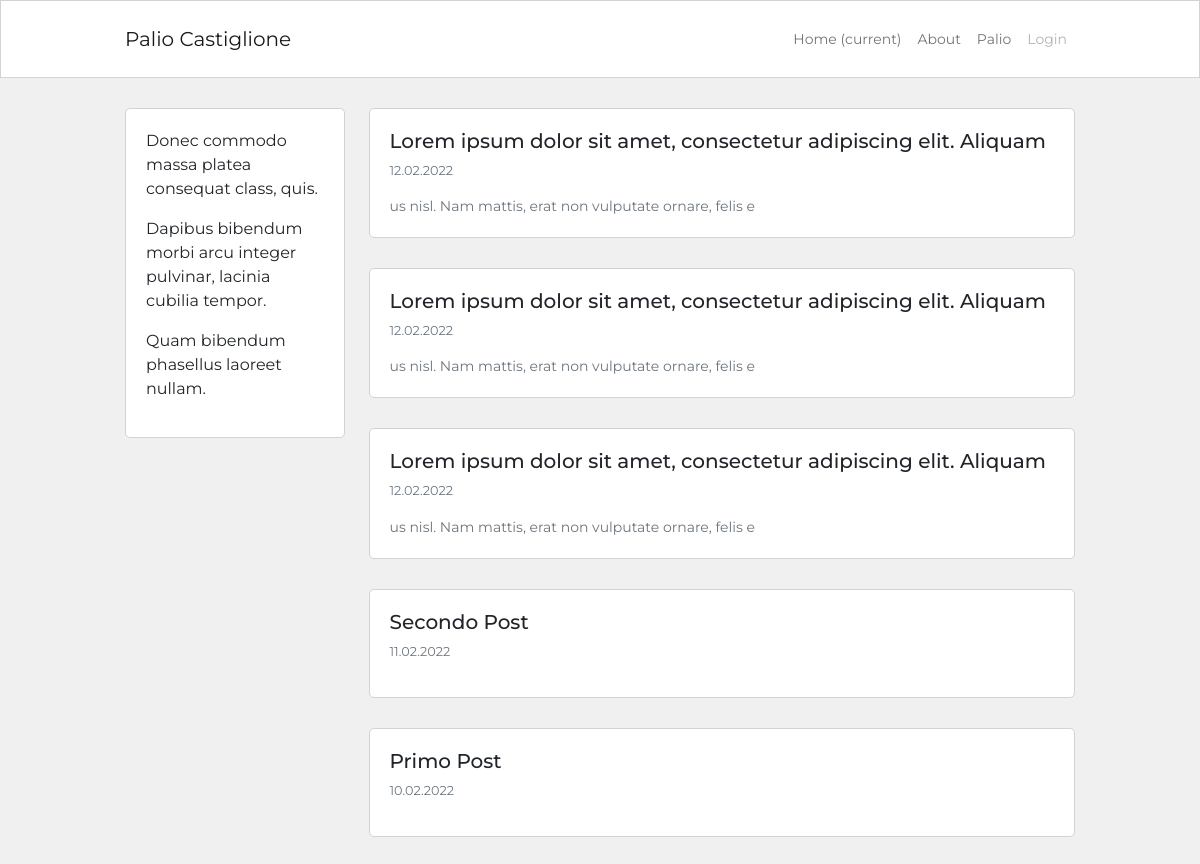
The page / on the database its author committed.
### blog/models.py (models this page shows, shortened)
class Post ( db.Model):
    id = db.Column ( db.Integer, primary_key = True)
    user_id = db.Column ( db.Integer, db.ForeignKey('user.id'), nullable = False)
    created_at = db.Column ( db.DateTime, default = datetime.now)
    title = db.Column ( db.String(120), nullable = False)
    description = db.Column ( db.String(240))
    body = db.Column ( db.Text(), nullable = False )

### blog/routes.py (the view)
@app.route ("/")
def homepage ():
    posts = Post.query.order_by(Post.created_at.desc()).all()
    return render_template ('homepage.html', posts = posts)

### blog/templates/homepage.html (shortened to what this page needs)
{% extends 'base.html' %}
{% block content %}
<div class="container content-container">
    <div class="row no-gutters">
        <div class="col-md-9 order-md-2">
            {% for post in posts %}
            <div class="single-post-home">
                <h5>{{post.title}}</h5>
                <p class="p-small-two text-muted">{{post.created_at.strftime('%d.%m.%Y') }}</p>
                {% if post.description %}
                <p class="p-small-one text-muted mb-0">{{post.description}}</p>
                {% endif %}
            </div>
            {% endfor %}
        </div>
        <div class="col-md-3 order-md-1">
            {% include 'about_snippet.html' %}
        </div>
    </div>
</div>
{% endblock %}

### blog/templates/base.html (shortened to what this page needs)
<!DOCTYPE html>
<html lang="en">
<head>
    <link href="https://cdn.jsdelivr.net/npm/bootstrap@5.1.3/dist/css/bootstrap.min.css" rel="stylesheet"
>
    <link href="{{ url_for ('static', filename='blog.css') }}" rel="stylesheet">
</head>
<nav class="navbar navbar-expand-lg navbar-light nvbar-bg-white ">
    <div class="container navbar-container">
        <a class="navbar-brand" href="{{ url_for ('homepage') }}">Palio Castiglione</a>
        <div class="collapse navbar-collapse" id="navbarSupportedContent">
            <ul class="navbar-nav ms-auto">
                <li class="nav-item active">
                    <a class="nav-link" href="{{ url_for ('homepage') }}">Home <span
                            class="sr-only">(current)</span></a>
                </li>
                <li class="nav-item">
                    <a class="nav-link" href="{{ url_for ('about') }}">About</a>
                </li>
                <li class="nav-item">
                    <a class="nav-link" href="#">Palio</a>
                </li>
                <li class="nav-item">
                    <a class="nav-link disabled" href="#">Login</a>
                </li>
            </ul>
        </div>
    </div>
</nav>
<body>
            {% block content %}
            {% endblock %}
</body>
</html>

### blog/templates/about_snippet.html
<div class="about-snippet-block">
    {{lipsum(n=3, min=5, max=10)}}
</div>

### blog/static/blog.css (style rules this page uses)
body { font-family: Montserrat; background-color: #f0f0f0; }
.content-container { max-width: 950px; margin-top: 30px; margin-bottom: 30px; padding: 0px; }
.nvbar-bg-white { background-color: #fff; border: 1px solid #d3d3d3; }
.navbar-container { max-width: 950px; font-size: 0.875rem; padding: 10px 0px 10px 0px; }
.about-snippet-block { background-color: #fff; border: 1px solid #d3d3d3; border-radius: 5px; padding: 20px; }
.single-post-home { background-color: #fff; border: 1px solid #d3d3d3; border-radius: 5px; padding: 20px; margin-bottom: 30px; }
.p-small-one { font-size: 0.875rem; }
.p-small-two { font-size: 0.800rem; }

### rows shown on the page
Post: title "Lorem ipsum dolor sit amet, consectetur adipiscing elit. Aliquam", created_at "12.02.2022", description "us nisl. Nam mattis, erat non vulputate ornare, felis e"
Post: title "Lorem ipsum dolor sit amet, consectetur adipiscing elit. Aliquam", created_at "12.02.2022", description "us nisl. Nam mattis, erat non vulputate ornare, felis e"
Post: title "Lorem ipsum dolor sit amet, consectetur adipiscing elit. Aliquam", created_at "12.02.2022", description "us nisl. Nam mattis, erat non vulputate ornare, felis e"
Post: title "Secondo Post", created_at "11.02.2022"
Post: title "Primo Post", created_at "10.02.2022"

### other values the page prints
{{ lipsum(n=3, min=5, max=10) }} "Donec commodo massa platea consequat class, quis. Dapibus bibendum morbi arcu integer pulvinar, lacinia cubilia tempor. Quam bibendum phasellus laoreet nullam."
